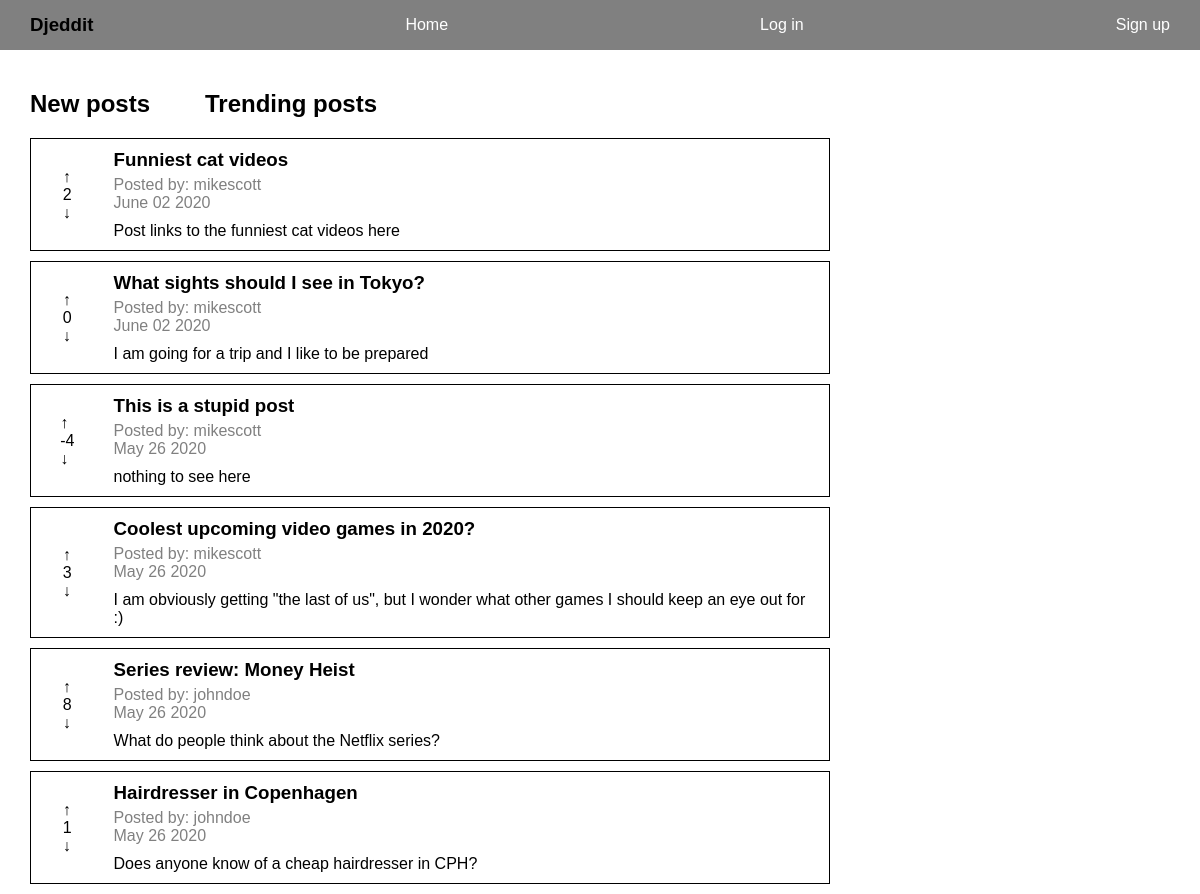
Screenshot of /reddit/ with the database file from the repository.
### reddit_app/models.py (models this page shows, shortened)
class Post(models.Model):
    title = models.CharField(max_length=200)
    author = models.ForeignKey(User, on_delete=models.CASCADE)
    text = models.TextField()
    votes = models.IntegerField(default=0)
    created_at = models.DateTimeField(auto_now_add=True)
    def date_posted(self):
        return self.created_at.strftime('%B %d %Y')

### reddit_app/views.py (the view)
# urls.py: path("", views.index, name="index"),
def index(request):
    posts = Post.objects.all().order_by('-created_at')
    context = {"posts": posts}
    return render(request, "reddit_app/index.html", context)

### templates/reddit_app/index.html (shortened to what this page needs)
{% extends "base.html" %}
{% block content %}
<div class="post-nav">
    <a href="{% url 'reddit_app:index' %}">
        <h2>New posts</h2>
    </a>
    <a href="{% url 'reddit_app:trending' %}">
        <h2>Trending posts</h2>
    </a>
</div>
<div id="posts">
    {% if posts.count %}
        {% for post in posts %}
            <div class="post-container post-{{post.id}}" style="border: 1px solid black; margin-bottom: 10px;">
                <div>
                    <p class="upvote post-vote" data-votes="{{post.votes}}" data-postid="{{ post.id }}" data-userid="{{ user.id }}">&uarr;</p>
                    <p class="votes">{{post.votes}}</p>
                    <p class="downvote post-vote" data-votes="{{post.votes}}" data-postid="{{ post.id }}" data-userid="{{ user.id }}">&darr;</p>
                </div>
                <div class="post">
                    <a href={% url 'reddit_app:single_post' post.id %}>
                        <h3>{{post.title}}</h3>
                        <div class="post-info">
                            <span>Posted by: {{post.author}}</span>
                            <p>{{post.date_posted}}</p>
                        </div>
                        <p>{{post.text}}</p>
                    </a>
                </div>
            </div>
        {% endfor %}
    {% else %}
        <p>There are no posts</p>
    {% endif %}
</div>
{% load static %}
{% endblock content %}

### static/css/styles.css (style rules this page uses)
* { padding: 0px; margin: 0px; font-family: sans-serif; box-sizing: border-box; }
a { text-decoration: none; }
h2 { padding: 20px 0px; }
.post-container a { color: black; }
.post-container { display: grid; grid-template-columns: .1fr 1fr; width: 800px; }
.post-container div:nth-child(1) { justify-self: center; align-self: center; }
.post { padding: 10px; }
.post-info { margin-bottom: 10px; }
.post-info { color: gray; }
.post-container h3 { margin-bottom: 5px; }
.post-nav { display: grid; grid-template-columns: 1fr 1fr; width: 350px; }
.post-nav a { color: black; }

### rows the page displays
Post: votes "2", title "Funniest cat videos", author "mikescott", date_posted "June 02 2020", text "Post links to the funniest cat videos here"
Post: votes "0", title "What sights should I see in Tokyo?", author "mikescott", date_posted "June 02 2020", text "I am going for a trip and I like to be prepared"
Post: votes "-4", title "This is a stupid post", author "mikescott", date_posted "May 26 2020", text "nothing to see here"
Post: votes "3", title "Coolest upcoming video games in 2020?", author "mikescott", date_posted "May 26 2020", text "I am obviously getting \"the last of us\", but I wonder what other games I should keep an eye out for :)"
Post: votes "8", title "Series review: Money Heist", author "johndoe", date_posted "May 26 2020", text "What do people think about the Netflix series?"
Post: votes "1", title "Hairdresser in Copenhagen", author "johndoe", date_posted "May 26 2020", text "Does anyone know of a cheap hairdresser in CPH?"
